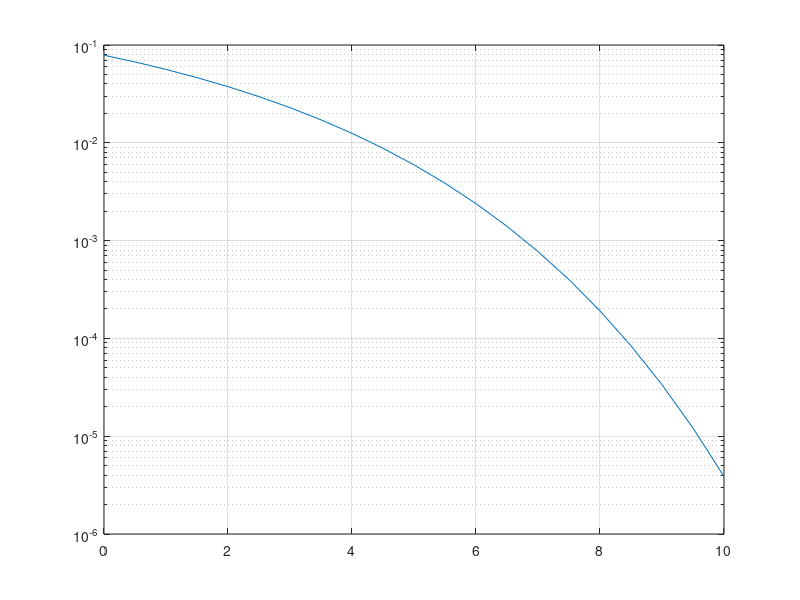

The MATLAB script that drew this image: (Note: this script raises an error after producing the figure.)
%Optical receiver
%Task
close all;
clear all;
 

% Calculate the theoretical BER in the range < 0, 10 > dB with step 0.1 dB. Do not
% forget that you need to convert the ratio Eb/N0 from the logarithmic units in order
% to substitute it into equation 3.1.
EbNodb = [0:0.5:10];
EbNo = 10.^(EbNodb./10);
pe=0.5.*erfc(sqrt(EbNo));
%pe = qfunc(sqrt(2*EbNo));
semilogy(EbNodb, pe);
grid on;


% Generate the random symbols ±1 using the function randsrc, that you already know
% from the previous lab. More the symbols you will use, more the BER estimate will
% be precise. Try to estimate the minimal numbel of random BPSK symbols needed
% to estimate the error probability of 1 · 10−5

Nsym=1e4;
syms=randsrc(1,Nsym);
for i=1:length(EbNo)
    sigma=sqrt(1/(2*EbNo(i)));
    % Add the gaussian noise with the desired variance to the binary symbols using the function randn.
%     find(syms~=dec));
%       BER(i)=nerr(i)/length(sn=sigma*randn(1,Nsym);
%      r=syms+n;
%      dec=sign(r);
%       nerr(i)=numelyms(find(syms~=dec)););
end
hold on;

plot(EbNodb, BER, 'r*')